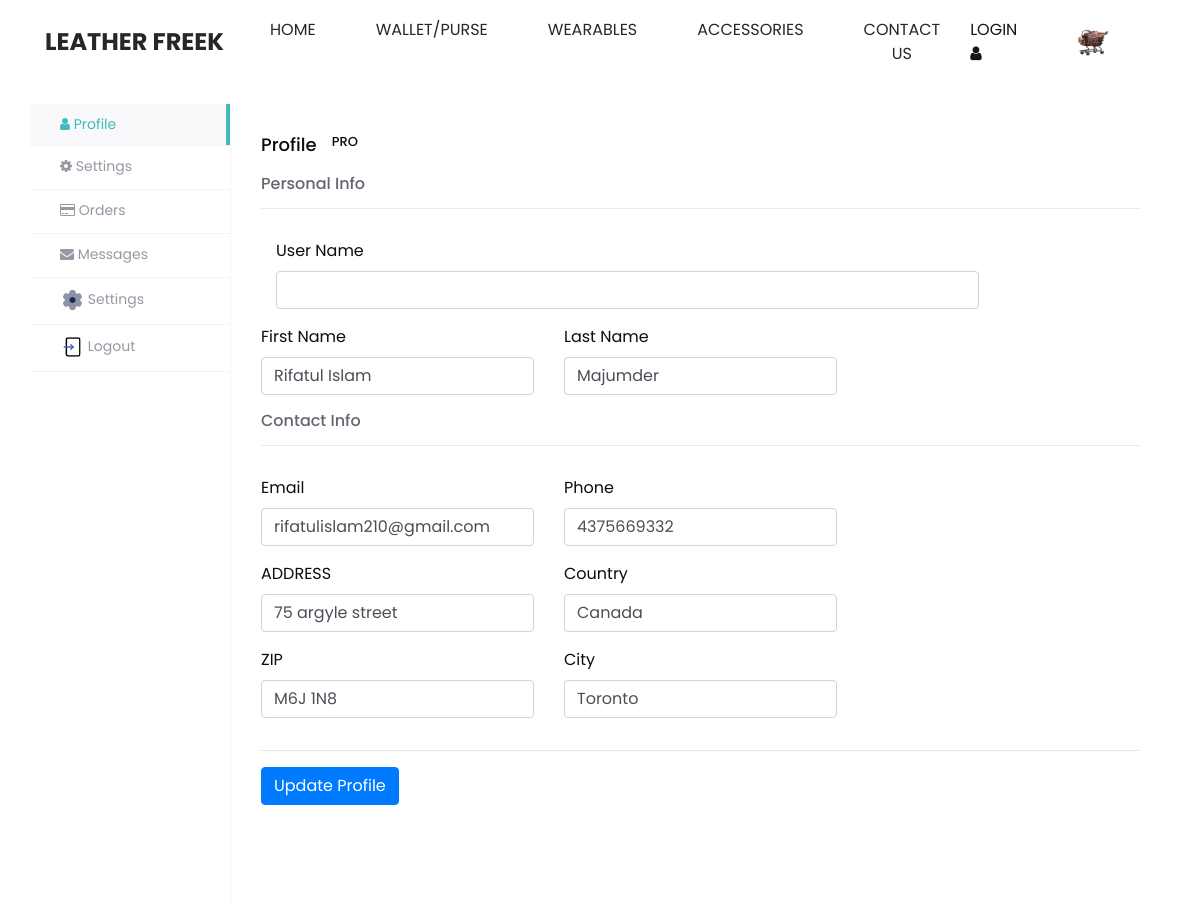
/accounts/profile/ (signed in), run on the app's committed database.
### leather_web/models.py (models this page shows, shortened)
class User_Record(models.Model):
    user = models.ForeignKey(User, on_delete=models.CASCADE, related_name='records', null=True)
    user_record_id = models.AutoField(primary_key=True)
    first_name = models.CharField(max_length=100 , blank=True , null=True)
    last_name = models.CharField(max_length=100 , blank=True , null=True)
    user_name = models.CharField(max_length=100, blank=True , null=True)
    user_email = models.EmailField(max_length=100)
    user_phone = models.CharField(max_length=15 , blank=True , null=True)
    country = models.CharField(max_length=100 , blank=True , null=True)
    city = models.CharField(max_length=100 , blank=True , null=True)
    zip_code = models.CharField(max_length=10 , blank=True , null=True)
    address = models.TextField(blank=True , null=True)

### leather_web/views.py (the view, shortened to what this page needs)
# urls.py: path('accounts/profile/' , views.user_profile , name = 'user_profile'),
def user_profile(request):
    if request.user.is_authenticated:
        user = request.user
        user_record = User_Record.objects.filter(user=user).first()
        return render(request, 'events/user_profile.html', {'user': user_record})
    else:
        return redirect('user_login')

### leather_web/templatetags/custom_tags.py (called while the page is built)
@register.simple_tag(takes_context=True)
def get_checkout(context):
    request = context['request']
    print(request.user)
    user = request.user
    user_record = User.objects.filter(username=user).first()
    print('user record :', user_record)
    if user_record:
        return Checkout.objects.filter(user=user_record)
    return []

### leather_web/templates/events/user_profile.html (shortened to what this page needs)
{% load static %}
{% load custom_tags %}
{% block content %}
<!DOCTYPE html>
<html lang="en">
<head>
  <link rel="stylesheet" type="text/css" href="{% static 'css/bootstrap.css' %}" />
  <link href="{% static 'css/font-awesome.min.css' %}" rel="stylesheet" />
  <link href="{% static 'css/style.css' %}" rel="stylesheet" />
  <link href="{% static 'css/responsive.css' %}" rel="stylesheet" />
</head>
<body>
  <div class="">
    {% include 'events/head_nav.html' %}
  </div>
<div class="container">
    <div class="view-account">
        <section class="module">
            <div class="module-inner">
                <div class="side-bar">
                    <nav class="side-menu">
                        <ul class="nav">
                            <li class="active"><a href="#" class="nav-link nav-link-link2" data-target="#profile-container"><span class="fa fa-user"></span> Profile</a></li>
                            <li><a href="#" class="nav-link nav-link-link2" data-target="#settings-container"><span class="fa fa-cog"></span> Settings</a></li>
                            <li><a href="#" class="nav-link nav-link-link2" data-target="#orders-container"><span class="fa fa-credit-card"></span> Orders</a></li>
                            <li><a href="#" class="nav-link nav-link-link2" data-target="#messages-container"><span class="fa fa-envelope"></span> Messages</a></li>
                            <li>
                                <a href="#" id="settingsLink" class="nav-link nav-link-link2" data-target="#drive-container">
                                    <span class="svg-icon">
                                        <img src="{% static 'images/settings.svg' %}" alt="Settings Icon" width="24" height="24">
                                    </span>
                                    Settings
                                </a>
                            </li>
                            <li>
                                <a href="#" class="nav-link nav-link-link2" data-target="#reminders-container">
                                    <span class="svg-icon">
                                        <img src="{% static 'images/logout.svg' %}" alt="Logout Icon" width="24" height="24">
                                    </span>
                                    Logout
                                </a>
                            </li>
                        </ul>
                    </nav>
                </div>
                <div class="content-panel" id="profile-container">
                  <h2 class="title">Profile<span class="pro-label label label-warning">PRO</span></h2>
                  <form id="profileForm" class="form-horizontal" action="{% url 'update_profile' %}" >
                    <fieldset class="fieldset">
                        <h3 class="fieldset-title">Personal Info</h3>
                        <div class="form-group">
                            <label class="col-md-2 col-sm-3 col-xs-12 control-label">User Name</label>
                            <div class="col-md-10 col-sm-9 col-xs-12">
                                <input type="text" name="user_name" class="form-control" value="{{ user.user_name }}">
                            </div>
                        </div>
                      <div class="row">
                        <div class="col-md-4 col-sm-6 col-xs-12">
                          <div class="form-group">
                              <label name="first_name" class="control-label">First Name</label>
                              <input type="text" name="first_name" class="form-control" value="{{ user.first_name }}">
                          </div>
                      </div>
                        <div class="col-md-4 col-sm-6 col-xs-12">
                              <div class="form-group">
                                  <label name="last_name" class="control-label">Last Name</label>
                                  <input type="text" name="last_name" class="form-control" value="{{ user.last_name }}">
                              </div>
                          </div>
                    </div>
                  </fieldset>
                  <fieldset class="fieldset">
                        <h3 class="fieldset-title">Contact Info</h3>
                        <div class="row">
                            <div class="col-md-4 col-sm-6 col-xs-12">
                                <div class="form-group">
                                    <label class="control-label">Email</label>
                                    <input type="text" type="email" class="form-control" value="{{ user.email|default_if_none:user.user_email|default:user.user_email }}">
                                </div>
                            </div>
                            <div class="col-md-4 col-sm-6 col-xs-12">
                                <div class="form-group">
                                    <label class="control-label">Phone</label>
                                    <input name="user_phone" type="number" class="form-control" value="{{ user.user_phone }}">
                                </div>
                            </div>
                        </div>
                        <div class="row">
                          <div class="col-md-4 col-sm-6 col-xs-12">
                            <div class="form-group">
                                <label class="control-label">ADDRESS</label>
                                <input name="address" type="text" class="form-control" value="{{ user.address }}">
                            </div>
                        </div>
                              <div class="col-md-4 col-sm-6 col-xs-12">
                                <div class="form-group">
                                    <label class="control-label">Country</label>
                                    <input name="country" type="text" class="form-control" value="{{ user.country }}">
                                </div>
                            </div>
                      </div>
                      <div class="row">
                        <div class="col-md-4 col-sm-6 col-xs-12">
                          <div class="form-group">
                              <label class="control-label">ZIP</label>
                              <input name="zip" type="text" class="form-control" value="{{ user.zip_code }}">
                          </div>
                      </div>
                      <div class="col-md-4 col-sm-6 col-xs-12">
                        <div class="form-group">
                            <label class="control-label">City</label>
                            <input name="city" type="text" class="form-control" value="{{ user.city }}">
                        </div>
                    </div>
                </div>
                    </fieldset>
                      <hr>
                      <div class="form-group justify-content-center">
                          <button id="updateProfileBtn" class="btn btn-primary" type="submit">Update Profile</button>
                      </div>
                  </form>
                </div>
                            {% get_checkout as checkouts %}
                    {% include 'account/logout.html' %}
            </div>
        </section>
    </div>
</div>
</body>
</html>
{% endblock content %}

### static/css/style.css (style rules this page uses)
body { font-family: "Poppins", sans-serif; color: #0c0c0c; background-color: #ffffff; overflow-x: hidden; }
a, a:hover, a:focus { text-decoration: none; }
.btn, .btn:focus { outline: none !important; -webkit-box-shadow: none; box-shadow: none; }

### static/css/responsive.css (style rules this page uses)
@media (min-width: 1200px) { .container { max-width: 1170px; } }

### data on the page
User_Record: first_name "Rifatul Islam", last_name "Majumder", email "rifatulislam210@gmail.com", user_phone "4375669332", address "75 argyle street", country "Canada", zip "M6J 1N8", city "Toronto"
